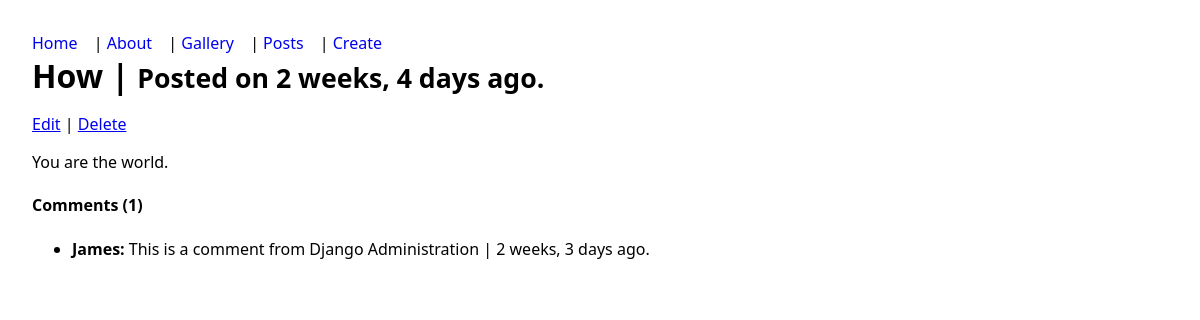
/posts/8/view/, run on the app's committed database.
### pages/models.py (models this page shows, shortened)
class Post(models.Model):
    title = models.CharField(max_length=100, validators=[MinLengthValidator(3)])
    body = models.TextField(validators=[MinLengthValidator(10)])
    created_at = models.DateTimeField(auto_now_add=True)
    class Meta:
        ordering = ['-created_at']
        constraints = [
            models.UniqueConstraint(fields=['title'], name='unique_post_title')
        ]

class Comment(models.Model):
    post = models.ForeignKey(Post, on_delete=models.CASCADE, related_name='comments')
    author = models.CharField(max_length=100)
    text = models.TextField()
    created_at = models.DateTimeField(auto_now_add=True)

### pages/views.py (the view)
# urls.py: path('posts/<int:pk>/view/', views.post_view, name='post_view'),
def post_view(request, pk):
    post = get_object_or_404(Post, pk=pk)
    return render(request, 'post_view.html', {'post': post})

### pages/templates/post_view.html (shortened to what this page needs)
{% extends 'base.html' %}
{% block content %}
 <h1>{{ post.title }} | <span><small>Posted on {{ post.created_at|timesince }} ago.</small></span></h1>
 <span>
   <a href="{% url 'post_update' post.pk %}">Edit</a> |
   <a href="{% url 'post_delete' post.pk %}">Delete</a>
</span>
 <p>{{ post.body }}</p>
   <h4>Comments ({{ post.comments.count }})</h4>
   <ul>
      {% for comment in post.comments.all %}
         <li><strong>{{ comment.author }}:</strong> {{ comment.text }} | {{ comment.created_at|timesince}} ago.</li>
      {% empty %}
         <li>No comment yet.</li>
      {% endfor %}
   </ul>
{% endblock %}

### pages/static/css/style.css (style rules this page uses)
body { font-family: system-ui, Arial, sans-serif; margin: 2rem; }
h1 { margin: 0 0 1rem; }

### data on the page
Post: title "How", created_at "2 weeks, 4 days", body "You are the world.", comments.count "1"
Comment: author "James", text "This is a comment from Django Administration", created_at "2 weeks, 3 days"
